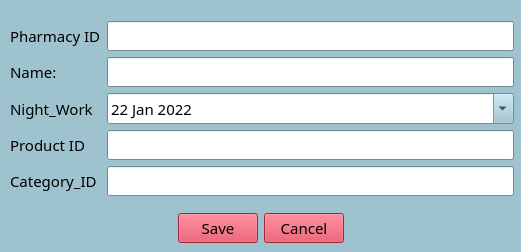
<?xml version="1.0" encoding="UTF-8"?>
<ui version="4.0">
 <class>MainWindow</class>
 <widget class="QMainWindow" name="MainWindow">
  <property name="geometry">
   <rect>
    <x>0</x>
    <y>0</y>
    <width>521</width>
    <height>252</height>
   </rect>
  </property>
  <property name="palette">
   <palette>
    <active>
     <colorrole role="WindowText">
      <brush brushstyle="SolidPattern">
       <color alpha="255">
        <red>0</red>
        <green>0</green>
        <blue>0</blue>
       </color>
      </brush>
     </colorrole>
     <colorrole role="Button">
      <brush brushstyle="SolidPattern">
       <color alpha="255">
        <red>158</red>
        <green>195</green>
        <blue>206</blue>
       </color>
      </brush>
     </colorrole>
     <colorrole role="Light">
      <brush brushstyle="SolidPattern">
       <color alpha="255">
        <red>250</red>
        <green>254</green>
        <blue>255</blue>
       </color>
      </brush>
     </colorrole>
     <colorrole role="Midlight">
      <brush brushstyle="SolidPattern">
       <color alpha="255">
        <red>204</red>
        <green>224</green>
        <blue>230</blue>
       </color>
      </brush>
     </colorrole>
     <colorrole role="Dark">
      <brush brushstyle="SolidPattern">
       <color alpha="255">
        <red>79</red>
        <green>98</green>
        <blue>103</blue>
       </color>
      </brush>
     </colorrole>
     <colorrole role="Mid">
      <brush brushstyle="SolidPattern">
       <color alpha="255">
        <red>105</red>
        <green>130</green>
        <blue>137</blue>
       </color>
      </brush>
     </colorrole>
     <colorrole role="Text">
      <brush brushstyle="SolidPattern">
       <color alpha="255">
        <red>0</red>
        <green>0</green>
        <blue>0</blue>
       </color>
      </brush>
     </colorrole>
     <colorrole role="BrightText">
      <brush brushstyle="SolidPattern">
       <color alpha="255">
        <red>255</red>
        <green>255</green>
        <blue>255</blue>
       </color>
      </brush>
     </colorrole>
     <colorrole role="ButtonText">
      <brush brushstyle="SolidPattern">
       <color alpha="255">
        <red>0</red>
        <green>0</green>
        <blue>0</blue>
       </color>
      </brush>
     </colorrole>
     <colorrole role="Base">
      <brush brushstyle="SolidPattern">
       <color alpha="255">
        <red>255</red>
        <green>255</green>
        <blue>255</blue>
       </color>
      </brush>
     </colorrole>
     <colorrole role="Window">
      <brush brushstyle="SolidPattern">
       <color alpha="255">
        <red>158</red>
        <green>195</green>
        <blue>206</blue>
       </color>
      </brush>
     </colorrole>
     <colorrole role="Shadow">
      <brush brushstyle="SolidPattern">
       <color alpha="255">
        <red>0</red>
        <green>0</green>
        <blue>0</blue>
       </color>
      </brush>
     </colorrole>
     <colorrole role="AlternateBase">
      <brush brushstyle="SolidPattern">
       <color alpha="255">
        <red>206</red>
        <green>225</green>
        <blue>230</blue>
       </color>
      </brush>
     </colorrole>
     <colorrole role="ToolTipBase">
      <brush brushstyle="SolidPattern">
       <color alpha="255">
        <red>255</red>
        <green>255</green>
        <blue>220</blue>
       </color>
      </brush>
     </colorrole>
     <colorrole role="ToolTipText">
      <brush brushstyle="SolidPattern">
       <color alpha="255">
        <red>0</red>
        <green>0</green>
        <blue>0</blue>
       </color>
      </brush>
     </colorrole>
     <colorrole role="PlaceholderText">
      <brush brushstyle="SolidPattern">
       <color alpha="128">
        <red>0</red>
        <green>0</green>
        <blue>0</blue>
       </color>
      </brush>
     </colorrole>
    </active>
    <inactive>
     <colorrole role="WindowText">
      <brush brushstyle="SolidPattern">
       <color alpha="255">
        <red>0</red>
        <green>0</green>
        <blue>0</blue>
       </color>
      </brush>
     </colorrole>
     <colorrole role="Button">
      <brush brushstyle="SolidPattern">
       <color alpha="255">
        <red>158</red>
        <green>195</green>
        <blue>206</blue>
       </color>
      </brush>
     </colorrole>
     <colorrole role="Light">
      <brush brushstyle="SolidPattern">
       <color alpha="255">
        <red>250</red>
        <green>254</green>
        <blue>255</blue>
       </color>
      </brush>
     </colorrole>
     <colorrole role="Midlight">
      <brush brushstyle="SolidPattern">
       <color alpha="255">
        <red>204</red>
        <green>224</green>
        <blue>230</blue>
       </color>
      </brush>
     </colorrole>
     <colorrole role="Dark">
      <brush brushstyle="SolidPattern">
       <color alpha="255">
        <red>79</red>
        <green>98</green>
        <blue>103</blue>
       </color>
      </brush>
     </colorrole>
     <colorrole role="Mid">
      <brush brushstyle="SolidPattern">
       <color alpha="255">
        <red>105</red>
        <green>130</green>
        <blue>137</blue>
       </color>
      </brush>
     </colorrole>
     <colorrole role="Text">
      <brush brushstyle="SolidPattern">
       <color alpha="255">
        <red>0</red>
        <green>0</green>
        <blue>0</blue>
       </color>
      </brush>
     </colorrole>
     <colorrole role="BrightText">
      <brush brushstyle="SolidPattern">
       <color alpha="255">
        <red>255</red>
        <green>255</green>
        <blue>255</blue>
       </color>
      </brush>
     </colorrole>
     <colorrole role="ButtonText">
      <brush brushstyle="SolidPattern">
       <color alpha="255">
        <red>0</red>
        <green>0</green>
        <blue>0</blue>
       </color>
      </brush>
     </colorrole>
     <colorrole role="Base">
      <brush brushstyle="SolidPattern">
       <color alpha="255">
        <red>255</red>
        <green>255</green>
        <blue>255</blue>
       </color>
      </brush>
     </colorrole>
     <colorrole role="Window">
      <brush brushstyle="SolidPattern">
       <color alpha="255">
        <red>158</red>
        <green>195</green>
        <blue>206</blue>
       </color>
      </brush>
     </colorrole>
     <colorrole role="Shadow">
      <brush brushstyle="SolidPattern">
       <color alpha="255">
        <red>0</red>
        <green>0</green>
        <blue>0</blue>
       </color>
      </brush>
     </colorrole>
     <colorrole role="AlternateBase">
      <brush brushstyle="SolidPattern">
       <color alpha="255">
        <red>206</red>
        <green>225</green>
        <blue>230</blue>
       </color>
      </brush>
     </colorrole>
     <colorrole role="ToolTipBase">
      <brush brushstyle="SolidPattern">
       <color alpha="255">
        <red>255</red>
        <green>255</green>
        <blue>220</blue>
       </color>
      </brush>
     </colorrole>
     <colorrole role="ToolTipText">
      <brush brushstyle="SolidPattern">
       <color alpha="255">
        <red>0</red>
        <green>0</green>
        <blue>0</blue>
       </color>
      </brush>
     </colorrole>
     <colorrole role="PlaceholderText">
      <brush brushstyle="SolidPattern">
       <color alpha="128">
        <red>0</red>
        <green>0</green>
        <blue>0</blue>
       </color>
      </brush>
     </colorrole>
    </inactive>
    <disabled>
     <colorrole role="WindowText">
      <brush brushstyle="SolidPattern">
       <color alpha="255">
        <red>79</red>
        <green>98</green>
        <blue>103</blue>
       </color>
      </brush>
     </colorrole>
     <colorrole role="Button">
      <brush brushstyle="SolidPattern">
       <color alpha="255">
        <red>158</red>
        <green>195</green>
        <blue>206</blue>
       </color>
      </brush>
     </colorrole>
     <colorrole role="Light">
      <brush brushstyle="SolidPattern">
       <color alpha="255">
        <red>250</red>
        <green>254</green>
        <blue>255</blue>
       </color>
      </brush>
     </colorrole>
     <colorrole role="Midlight">
      <brush brushstyle="SolidPattern">
       <color alpha="255">
        <red>204</red>
        <green>224</green>
        <blue>230</blue>
       </color>
      </brush>
     </colorrole>
     <colorrole role="Dark">
      <brush brushstyle="SolidPattern">
       <color alpha="255">
        <red>79</red>
        <green>98</green>
        <blue>103</blue>
       </color>
      </brush>
     </colorrole>
     <colorrole role="Mid">
      <brush brushstyle="SolidPattern">
       <color alpha="255">
        <red>105</red>
        <green>130</green>
        <blue>137</blue>
       </color>
      </brush>
     </colorrole>
     <colorrole role="Text">
      <brush brushstyle="SolidPattern">
       <color alpha="255">
        <red>79</red>
        <green>98</green>
        <blue>103</blue>
       </color>
      </brush>
     </colorrole>
     <colorrole role="BrightText">
      <brush brushstyle="SolidPattern">
       <color alpha="255">
        <red>255</red>
        <green>255</green>
        <blue>255</blue>
       </color>
      </brush>
     </colorrole>
     <colorrole role="ButtonText">
      <brush brushstyle="SolidPattern">
       <color alpha="255">
        <red>79</red>
        <green>98</green>
        <blue>103</blue>
       </color>
      </brush>
     </colorrole>
     <colorrole role="Base">
      <brush brushstyle="SolidPattern">
       <color alpha="255">
        <red>158</red>
        <green>195</green>
        <blue>206</blue>
       </color>
      </brush>
     </colorrole>
     <colorrole role="Window">
      <brush brushstyle="SolidPattern">
       <color alpha="255">
        <red>158</red>
        <green>195</green>
        <blue>206</blue>
       </color>
      </brush>
     </colorrole>
     <colorrole role="Shadow">
      <brush brushstyle="SolidPattern">
       <color alpha="255">
        <red>0</red>
        <green>0</green>
        <blue>0</blue>
       </color>
      </brush>
     </colorrole>
     <colorrole role="AlternateBase">
      <brush brushstyle="SolidPattern">
       <color alpha="255">
        <red>158</red>
        <green>195</green>
        <blue>206</blue>
       </color>
      </brush>
     </colorrole>
     <colorrole role="ToolTipBase">
      <brush brushstyle="SolidPattern">
       <color alpha="255">
        <red>255</red>
        <green>255</green>
        <blue>220</blue>
       </color>
      </brush>
     </colorrole>
     <colorrole role="ToolTipText">
      <brush brushstyle="SolidPattern">
       <color alpha="255">
        <red>0</red>
        <green>0</green>
        <blue>0</blue>
       </color>
      </brush>
     </colorrole>
     <colorrole role="PlaceholderText">
      <brush brushstyle="SolidPattern">
       <color alpha="128">
        <red>0</red>
        <green>0</green>
        <blue>0</blue>
       </color>
      </brush>
     </colorrole>
    </disabled>
   </palette>
  </property>
  <property name="font">
   <font>
    <family>Poppins</family>
    <pointsize>11</pointsize>
   </font>
  </property>
  <property name="cursor">
   <cursorShape>ArrowCursor</cursorShape>
  </property>
  <property name="windowTitle">
   <string>Insert Pharmacy</string>
  </property>
  <property name="windowIcon">
   <iconset>
    <normaloff>../logo.jpg</normaloff>../logo.jpg</iconset>
  </property>
  <property name="toolTip">
   <string notr="true"/>
  </property>
  <property name="statusTip">
   <string notr="true"/>
  </property>
  <property name="tabShape">
   <enum>QTabWidget::Rounded</enum>
  </property>
  <widget class="QWidget" name="centralwidget">
   <widget class="QWidget" name="layoutWidget">
    <property name="geometry">
     <rect>
      <x>10</x>
      <y>10</y>
      <width>504</width>
      <height>198</height>
     </rect>
    </property>
    <layout class="QVBoxLayout" name="verticalLayout_5">
     <item>
      <layout class="QHBoxLayout" name="horizontalLayout">
       <item>
        <layout class="QVBoxLayout" name="verticalLayout">
         <item>
          <widget class="QLabel" name="label">
           <property name="text">
            <string>Pharmacy ID</string>
           </property>
          </widget>
         </item>
         <item>
          <widget class="QLabel" name="label_2">
           <property name="text">
            <string>Name:</string>
           </property>
          </widget>
         </item>
         <item>
          <widget class="QLabel" name="label_3">
           <property name="text">
            <string>Night_Work</string>
           </property>
          </widget>
         </item>
         <item>
          <widget class="QLabel" name="label_4">
           <property name="text">
            <string>Product ID</string>
           </property>
          </widget>
         </item>
         <item>
          <widget class="QLabel" name="label_5">
           <property name="text">
            <string>Category_ID</string>
           </property>
          </widget>
         </item>
        </layout>
       </item>
       <item>
        <layout class="QVBoxLayout" name="verticalLayout_2">
         <item>
          <widget class="QLineEdit" name="txtPharmacyID"/>
         </item>
         <item>
          <widget class="QLineEdit" name="txtName"/>
         </item>
         <item>
          <widget class="QDateEdit" name="dateNight">
           <property name="dateTime">
            <datetime>
             <hour>0</hour>
             <minute>0</minute>
             <second>0</second>
             <year>2022</year>
             <month>1</month>
             <day>22</day>
            </datetime>
           </property>
           <property name="maximumDate">
            <date>
             <year>2099</year>
             <month>12</month>
             <day>31</day>
            </date>
           </property>
           <property name="minimumDate">
            <date>
             <year>1990</year>
             <month>1</month>
             <day>1</day>
            </date>
           </property>
           <property name="calendarPopup">
            <bool>true</bool>
           </property>
          </widget>
         </item>
         <item>
          <widget class="QLineEdit" name="txtProductID"/>
         </item>
         <item>
          <widget class="QLineEdit" name="txtCategoryID"/>
         </item>
        </layout>
       </item>
      </layout>
     </item>
    </layout>
   </widget>
   <widget class="QWidget" name="layoutWidget_2">
    <property name="geometry">
     <rect>
      <x>10</x>
      <y>210</y>
      <width>501</width>
      <height>36</height>
     </rect>
    </property>
    <layout class="QHBoxLayout" name="horizontalLayout_3">
     <item>
      <spacer name="horizontalSpacer">
       <property name="orientation">
        <enum>Qt::Horizontal</enum>
       </property>
       <property name="sizeHint" stdset="0">
        <size>
         <width>40</width>
         <height>20</height>
        </size>
       </property>
      </spacer>
     </item>
     <item>
      <widget class="QPushButton" name="btnSave">
       <property name="styleSheet">
        <string notr="true">background-color: rgb(219, 57, 81);</string>
       </property>
       <property name="text">
        <string>Save</string>
       </property>
      </widget>
     </item>
     <item>
      <widget class="QPushButton" name="btnCancel">
       <property name="styleSheet">
        <string notr="true">background-color: rgb(219, 57, 81);</string>
       </property>
       <property name="text">
        <string>Cancel</string>
       </property>
      </widget>
     </item>
     <item>
      <spacer name="horizontalSpacer_2">
       <property name="orientation">
        <enum>Qt::Horizontal</enum>
       </property>
       <property name="sizeHint" stdset="0">
        <size>
         <width>40</width>
         <height>20</height>
        </size>
       </property>
      </spacer>
     </item>
    </layout>
   </widget>
  </widget>
 </widget>
 <resources/>
 <connections/>
</ui>
